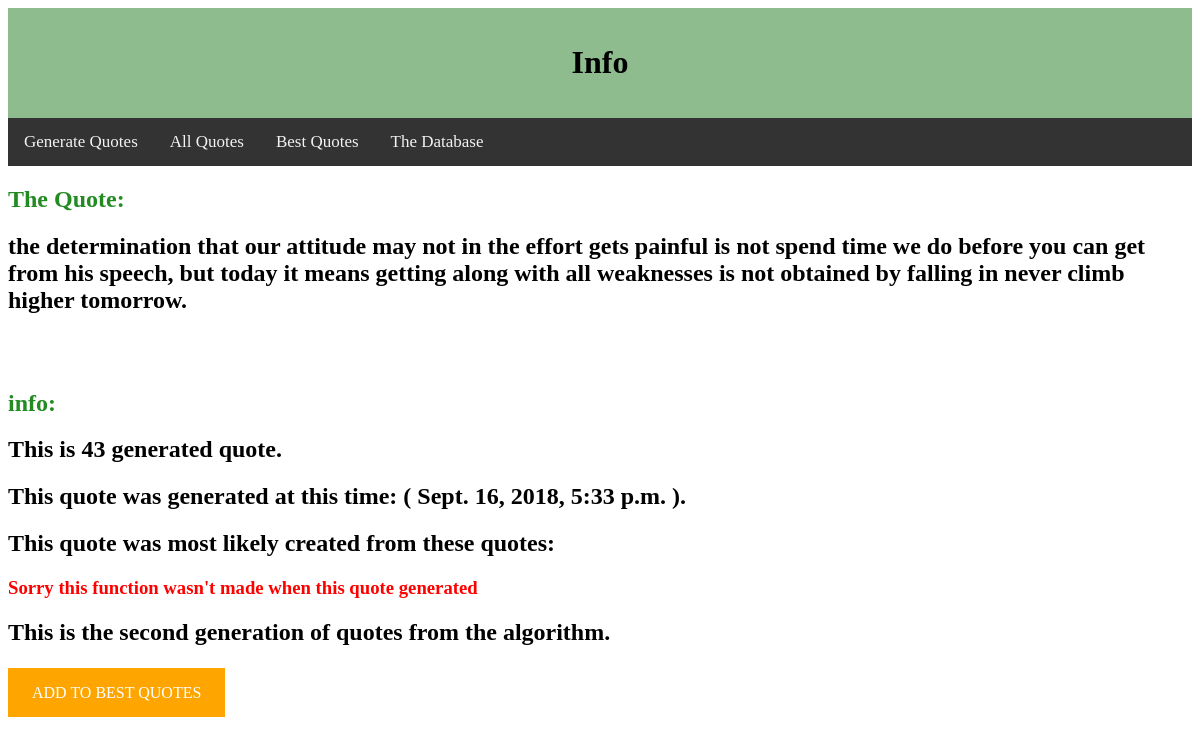
/43/, run on the app's committed database.
### polls/models.py (models this page shows, shortened)
class Question(models.Model):
    Quote_text = models.CharField(max_length=200)
    pub_date = models.DateTimeField('date published')
    posquote = models.CharField(default='', max_length=200)

### polls/views.py (the view, shortened to what this page needs)
# urls.py: path('<int:question_id>/', views.info, name='detail'),
def info(request,question_id):
    try:
        question = Question.objects.get(pk=question_id)
        last = ""
        f = []
        delete=False
        x = 0
    except Question.DoesNotExist:
        raise Http404("Quote does not exist")
    return render(request, 'polls/info.html', {'quote': question,"posquotelist":f})

### polls/templates/polls/info.html (shortened to what this page needs)
<!DOCTYPE html>
<html lang="en">
<head>
</head>
<body style="font-family:Verdana;">
<div style= "text-align:center; background-color:darkseagreen ;padding:15px">
  <h1>Info</h1>
</div>
<div class="topnav">
  <a href="http://generatequotes.pythonanywhere.com/generatequotes">Generate Quotes</a>
  <a href="http://generatequotes.pythonanywhere.com/find">All Quotes</a>
  <a href="http://generatequotes.pythonanywhere.com/best">Best Quotes</a>
  <a href="http://generatequotes.pythonanywhere.com/database">The Database</a>
</div>
<h2 style="color: forestgreen">The Quote:</h2>
<h2>{{ quote.Quote_text }}</h2>
<br>
<br>
<h2 style="color: forestgreen">info:</h2>
<h2>This is {{quote.pk}} generated quote. </h2>
<h2>This quote was generated at this time: (  {{ quote.pub_date }} ).</h2>
<h2>This quote was most likely created from these quotes:</h2>
{% if not posquotelist %}
    <h3 style="color: red">Sorry this function wasn't made when this quote generated</h3>
{% endif %}
{% if quote.pk < 100 and quote.pk > 40%}
    <h2>This is the second generation of quotes from the algorithm.</h2>
{% endif %}
<br>
<a id = bobr href="http://generatequotes.pythonanywhere.com/{{quote.pk}}/add">Add to Best Quotes</a>
</body>
</html>

### polls/templates/polls/info.html (style rules this page uses)
.topnav { overflow: hidden; background-color: #333; }
.topnav a { float: left; color: #f2f2f2; text-align: center; padding: 14px 16px; text-decoration: none; font-size: 17px; }
#bobr { color: white; text-decoration: none; background-color: orange; padding: 1em 1.5em; text-decoration: none; text-transform: uppercase; }

### data on the page
Question: Quote_text "the determination that our attitude may not in the effort gets painful is not spend time we do before you can get from his speech, but today it means getting along with all weaknesses is not obtained by falling in never climb higher tomorrow.", pk "43", pub_date "Sept. 16, 2018, 5:33 p.m."
